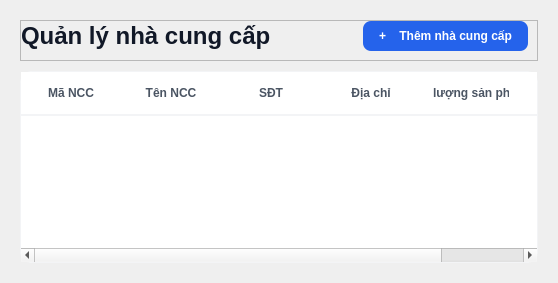
         <widget class="QWidget" name="pageNhaCungCap">
          <property name="styleSheet">
           <string notr="true">/* Tiêu đề trang */
QLabel#lblTitleQuanLyNCC {
    font-size: 24px;
    font-weight: bold;
    color: #111827;
}

/* Nút Thêm nhà cung cấp màu xanh dương */
QPushButton#btnThemNCC {
    background-color: #2563eb;
    color: white;
    font-weight: bold;
    border-radius: 8px;
    padding: 8px 16px;
}

QPushButton#btnThemNCC:hover {
    background-color: #1d4ed8;
}

/* Kiểu dáng bảng sạch sẽ như Figma */
QTableWidget#tblDanhSachNCC {
    background-color: white;
    border: 1px solid #f3f4f6;
    border-radius: 12px;
}

QHeaderView::section {
    background-color: white;
    padding: 12px;
    border: none;
    border-bottom: 2px solid #f3f4f6;
    font-weight: bold;
    color: #4b5563;
    text-align: left;
}</string>
          </property>
          <layout class="QVBoxLayout" name="verticalLayout_16">
           <property name="spacing">
            <number>10</number>
           </property>
           <property name="leftMargin">
            <number>20</number>
           </property>
           <property name="topMargin">
            <number>20</number>
           </property>
           <property name="rightMargin">
            <number>20</number>
           </property>
           <property name="bottomMargin">
            <number>20</number>
           </property>
           <item>
            <widget class="QFrame" name="frNCC">
             <property name="frameShape">
              <enum>QFrame::StyledPanel</enum>
             </property>
             <property name="frameShadow">
              <enum>QFrame::Raised</enum>
             </property>
             <layout class="QHBoxLayout" name="horizontalLayout_9">
              <property name="leftMargin">
               <number>0</number>
              </property>
              <property name="topMargin">
               <number>0</number>
              </property>
              <item>
               <widget class="QLabel" name="lblTitleQuanLyNCC">
                <property name="text">
                 <string>Quản lý nhà cung cấp</string>
                </property>
               </widget>
              </item>
              <item>
               <spacer name="horizontalSpacer_7">
                <property name="orientation">
                 <enum>Qt::Horizontal</enum>
                </property>
                <property name="sizeHint" stdset="0">
                 <size>
                  <width>86</width>
                  <height>20</height>
                 </size>
                </property>
               </spacer>
              </item>
              <item>
               <widget class="QPushButton" name="btnThemNCC">
                <property name="text">
                 <string>+    Thêm nhà cung cấp</string>
                </property>
               </widget>
              </item>
             </layout>
            </widget>
           </item>
           <item>
            <widget class="QTableWidget" name="tblDanhSachNCC">
             <property name="alternatingRowColors">
              <bool>true</bool>
             </property>
             <property name="selectionBehavior">
              <enum>QAbstractItemView::SelectRows</enum>
             </property>
             <property name="showGrid">
              <bool>false</bool>
             </property>
             <attribute name="horizontalHeaderStretchLastSection">
              <bool>true</bool>
             </attribute>
             <column>
              <property name="text">
               <string>Mã NCC</string>
              </property>
             </column>
             <column>
              <property name="text">
               <string>Tên NCC</string>
              </property>
             </column>
             <column>
              <property name="text">
               <string>SĐT</string>
              </property>
             </column>
             <column>
              <property name="text">
               <string>Địa chỉ</string>
              </property>
             </column>
             <column>
              <property name="text">
               <string>Số lượng sản phẩm</string>
              </property>
             </column>
             <column>
              <property name="text">
               <string>Thao tác</string>
              </property>
             </column>
            </widget>
           </item>
          </layout>
         </widget>
